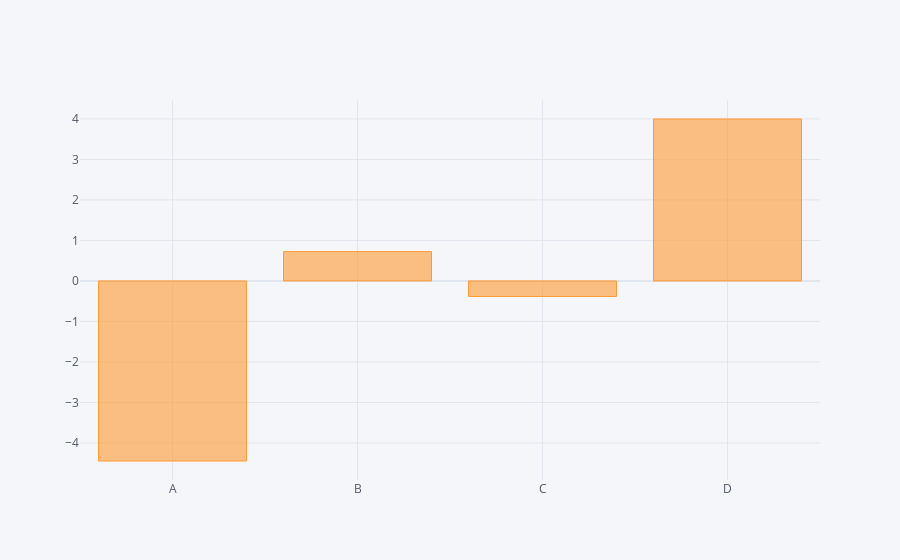

Here is the notebook cell this chart was saved with:
### Code cell
df.sum().iplot(kind = 'bar')

### Figure 1 — Plotly figure (JSON) as saved in the notebook; plotly's stock layout.template omitted (floating-point values rounded to 4 significant figures)
{"data": [{"marker": {"color": "rgba(255, 153, 51, 0.6)", "line": {"color": "rgba(255, 153, 51, 1.0)", "width": 1}}, "name": "None", "orientation": "v", "text": "", "type": "bar", "x": ["A", "B", "C", "D"], "y": [-4.446, 0.7247, -0.3834, 3.998]}], "layout": {"legend": {"bgcolor": "#F5F6F9", "font": {"color": "#4D5663"}}, "paper_bgcolor": "#F5F6F9", "plot_bgcolor": "#F5F6F9", "title": {"font": {"color": "#4D5663"}}, "xaxis": {"gridcolor": "#E1E5ED", "showgrid": true, "tickfont": {"color": "#4D5663"}, "title": {"font": {"color": "#4D5663"}, "text": ""}, "zerolinecolor": "#E1E5ED"}, "yaxis": {"gridcolor": "#E1E5ED", "showgrid": true, "tickfont": {"color": "#4D5663"}, "title": {"font": {"color": "#4D5663"}, "text": ""}, "zerolinecolor": "#E1E5ED"}}}
